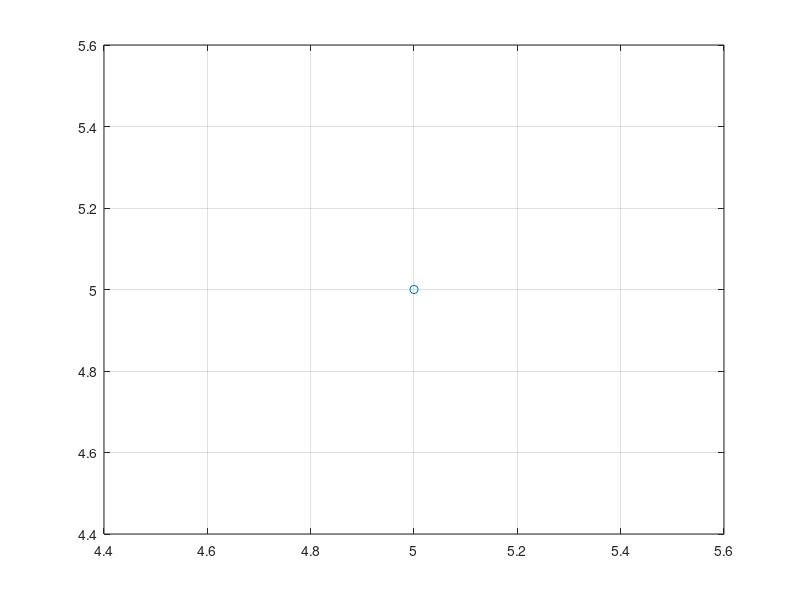

Reproduce this figure in MATLAB.
#EDOSystem(Euler)
#clc
clear 
close all  

#Ingresar/modificar funciones manualmente: 
g = @(x,y,t) (.03*x-.01*y); #dx/dt
f = @(x,y,t) (.04*y-.01*x); #dy/dt

h = input('Paso: '); 
t0 = input('t inicial: '); 
y0 = input('y inicial y(t0): '); 
x0 = input('x inicial x(t0): '); 
tf = input('t final: '); 
tv = t0:h:tf
yv(1) = y0;
xv(1) = x0; 

for i=1:length(tv)-1
  yv(i+1) = yv(i) + h*f(xv(i),yv(i),tv(i)); 
  xv(i+1) = xv(i) + h*g(xv(i),yv(i),tv(i)); 
  #Euler mejorado: 
  #yv(i+1) = yv(i) + (h/2)*(f(xv(i),yv(i),tv(i))+f(xv(i)+h*g(xv(i),yv(i),tv(i)),yv(i)+h*f(xv(i),yv(i),tv(i)),tv(i+1)));
  #xv(i+1) = xv(i) + (h/2)*(g(xv(i),yv(i),tv(i))+g(xv(i)+h*g(xv(i),yv(i),tv(i)),yv(i)+h*f(xv(i),yv(i),tv(i)),tv(i+1)));
end

#Terminos i+1 de Euler Mejorado: 
#yv(i+1) = yv(i) + h*g(xv(i),yv(i),tv(i))
#xv(i+1) = xv(i) + h*f(xv(i),yv(i),tv(i))


#for i=1:length(tv)-1
  #EulerMejorado
#  yv(i+1) = yv(i) + (h/2)*(g(xv(i),yv(i),tv(i)) + g(xv(i) + h*f(xv(i),yv(i),tv(i)),yv(i) + h*g(xv(i),yv(i),tv(i)),tv(i+1)));
#  xv(i+1) = xv(i) + (h/2)*(f(xv(i),yv(i),tv(i)) + f(xv(i) + h*f(xv(i),yv(i),tv(i)),yv(i) + h*g(xv(i),yv(i),tv(i)),tv(i+1))); 
#end


xv
yv

#grafico: 
plot(xv,yv,'-o')
grid on 
